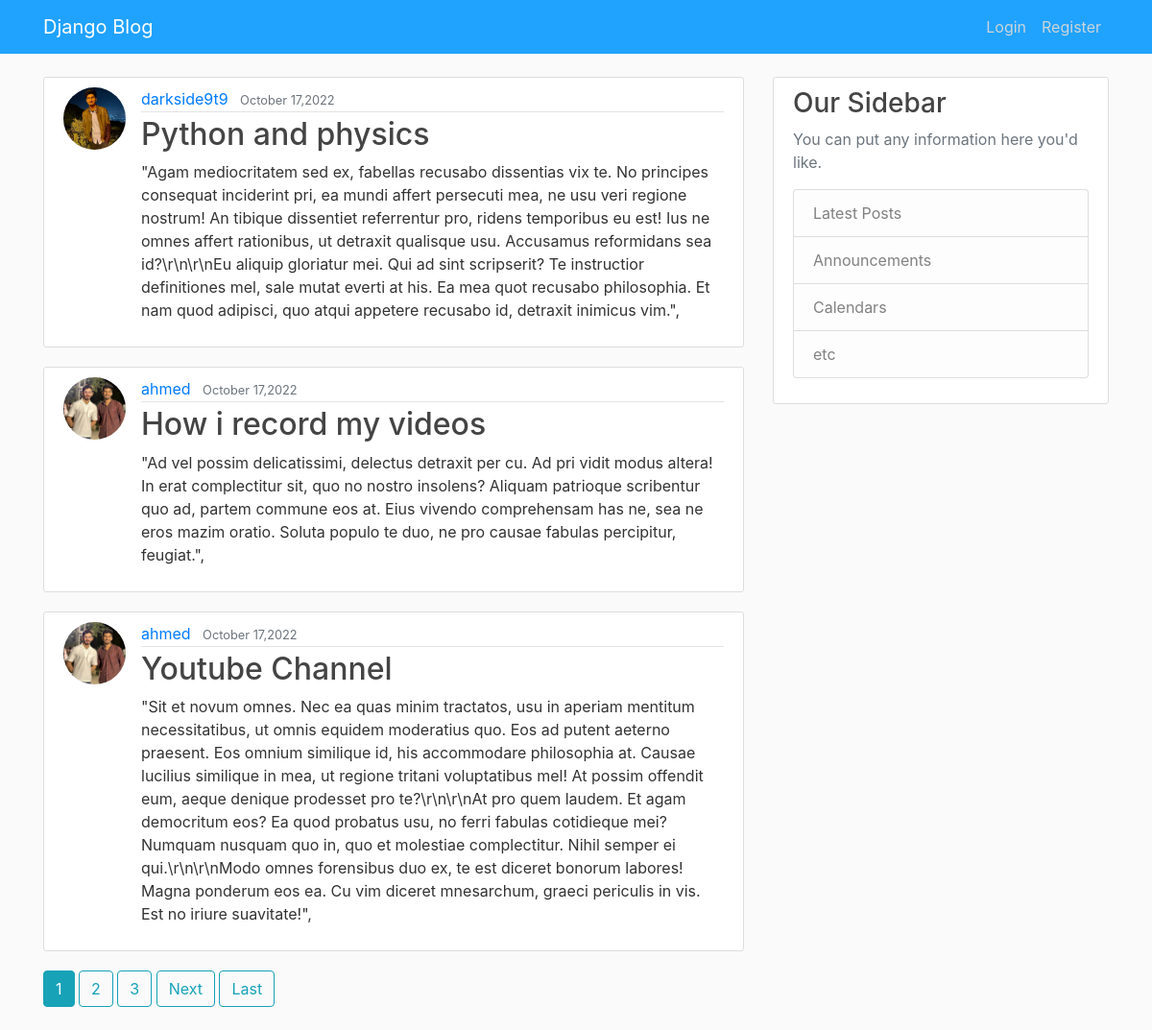
The page / on the database its author committed.
### blog/models.py (models this page shows, shortened)
class Post(models.Model):
    title = models.CharField(max_length=100)
    content= models.TextField()
    date_posted=models.DateTimeField(default=timezone.now)
    author=models.ForeignKey(User, on_delete=models.CASCADE)

### users/models.py (models this page shows, shortened)
class Profile(models.Model):
    user=models.OneToOneField(User, on_delete=models.CASCADE)
    image=models.ImageField(default='default.jpg', upload_to='profile_pics')

### blog/views.py (the view)
# urls.py: path('', PostListView.as_view(), name='HomePage'),
class PostListView(ListView):
    model = Post
    template_name= 'blog/home.html' # <app_name>/<model>_<viewtype>.html
    context_object_name= 'posts'
    ordering= ['-date_posted']
    paginate_by= 3

### blog/Templates/blog/home.html (shortened to what this page needs)
{% extends "blog/base.html" %}
{% block content %}
    {% for post in posts %}
        <article class="media content-section">
          <img class="rounded-circle article-img" src="{{ post.author.profile.image.url }}">
          <div class="media-body">
            <div class="article-metadata">
              <a class="mr-2" href="{% url 'UserPosts' post.author.username %}">{{ post.author }}</a>
              <small class="text-muted">{{ post.date_posted| date:"F d,Y" }}</small>
            </div>
            <h2><a class="article-title" href="{% url 'PostDetail' post.id %}">{{ post.title }}</a></h2>
            <p class="article-content">{{ post.content }}</p>
          </div>
        </article>
    {% endfor %}
    {% if is_paginated %}
    {% for num in page_obj.paginator.page_range %}
      {% if page_obj.number == num %}
        <a class="btn btn-info mb-4" href="?page={{ num }}">{{ num }}</a>
      {% elif num > page_obj.number|add:'-3' and num < page_obj.number|add:'3' %}
        <a class="btn btn-outline-info mb-4" href="?page={{ num }}">{{ num }}</a>
      {% endif %}
    {% endfor %}
    {% if page_obj.has_next %}
      <a class="btn btn-outline-info mb-4" href="?page={{ page_obj.next_page_number }}">Next</a>
      <a class="btn btn-outline-info mb-4" href="?page={{ page_obj.paginator.num_pages }}">Last</a>
    {% endif %}
  {% endif %}
{% endblock content %}

### blog/static/blog/main.css (style rules this page uses)
body { background: #fafafa; color: #333333; margin-top: 5rem; }
h1, h2, h3, h4, h5, h6 { color: #444444; }
.content-section { background: #ffffff; padding: 10px 20px; border: 1px solid #dddddd; border-radius: 3px; margin-bottom: 20px; }
.article-title { color: #444444; }
.article-content { white-space: pre-line; }
.article-img { height: 65px; width: 65px; margin-right: 16px; }
.article-metadata { padding-bottom: 1px; margin-bottom: 4px; border-bottom: 1px solid #e3e3e3 }

### rows shown on the page
Post: author.profile.image (picture), author "darkside9t9", date_posted "October 17,2022", title "Python and physics", content "\"Agam mediocritatem sed ex, fabellas recusabo dissentias vix te. No principes consequat inciderint pri, ea mundi affert persecuti mea, ne usu veri regione nostrum! An tibique dissentiet referrentur pro, ridens temporibus eu est! Ius ne omnes affert rationibus, ut detraxit qualisque usu. Accusamus reformidans sea id?\\r\\n\\r\\nEu aliquip gloriatur mei. Qui ad sint scripserit? Te instructior definitiones mel, sale mutat everti at his. Ea mea quot recusabo philosophia. Et nam quod adipisci, quo atqui appetere recusabo id, detraxit inimicus vim.\","
Post: author.profile.image (picture), author "ahmed", date_posted "October 17,2022", title "How i record my videos", content "\"Ad vel possim delicatissimi, delectus detraxit per cu. Ad pri vidit modus altera! In erat complectitur sit, quo no nostro insolens? Aliquam patrioque scribentur quo ad, partem commune eos at. Eius vivendo comprehensam has ne, sea ne eros mazim oratio. Soluta populo te duo, ne pro causae fabulas percipitur, feugiat.\","
Post: author.profile.image (picture), author "ahmed", date_posted "October 17,2022", title "Youtube Channel", content "\"Sit et novum omnes. Nec ea quas minim tractatos, usu in aperiam mentitum necessitatibus, ut omnis equidem moderatius quo. Eos ad putent aeterno praesent. Eos omnium similique id, his accommodare philosophia at. Causae lucilius similique in mea, ut regione tritani voluptatibus mel! At possim offendit eum, aeque denique prodesset pro te?\\r\\n\\r\\nAt pro quem laudem. Et agam democritum eos? Ea quod probatus usu, no ferri fabulas cotidieque mei? Numquam nusquam quo in, quo et molestiae complectitur. Nihil semper ei qui.\\r\\n\\r\\nModo omnes forensibus duo ex, te est diceret bonorum labores! Magna ponderum eos ea. Cu vim diceret mnesarchum, graeci periculis in vis. Est no iriure suavitate!\","

### other values the page prints
{{ num }} "1"
{{ num }} "2" "3"
